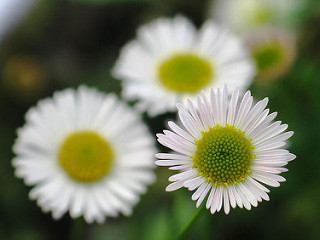
#> input picture Dataset/Outerloop/Full_Run/1.bmp, 320 x 240 px; its folder holds only this picture in this run
$ python sobel_algo_code.py
#> lines starting #> are read from the running program, lines starting #| are printed output that depends on the picture
import cv2
import os
import numpy as np
import math
import time


#######################################################################################

# Sobel kernels
Gx = np.array([[-1, 0, 1],
               [-2, 0, 2],
               [-1, 0, 1]])

Gy = np.array([[-1, -2, -1],
               [0,  0,  0],
               [1,  2,  1]])


#######################################################################################


def read_images(folder_pth):

    x = 0
    images = []
    for root, dircs, files in os.walk(folder_pth):
        for file in files:
            if file.endswith(('.png', '.jpg', '.bmp')):
                image_path = os.path.join(root, file)
                imag = cv2.imread(image_path, cv2.IMREAD_GRAYSCALE)
                if imag is not None:
                    images.append(imag)
                else:
                    print(f"Image {image_path} not found!")

    return images

#######################################################################################


def sobel_algo(images):

    print("\n START OF THE SOBEL")
    x = 0
    results = []
    for img in images:

        result = np.zeros_like(img, dtype=np.uint8)

        for y in range(1, img.shape[0] - 1):
            for x in range(1, img.shape[1] - 1):

                gx = 0
                gy = 0
                for k in range(-1, 2):
                    for l in range(-1, 2):
                        pixel = img[y + k, x + l]
                        gx += pixel * Gx[k + 1, l + 1]
                        gy += pixel * Gy[k + 1, l + 1]

                magnitude = int(math.sqrt(gx * gx + gy * gy))
                magnitude = max(0, min(255, magnitude))
                result[y, x] = magnitude

        results.append(result)

    print("\n END OF THE SOBEL")

    return results


#######################################################################################


def process_images(folder_path, main_path):

    folder_path = os.path.join(main_path, folder_path)
    if not os.path.isdir(folder_path):
        print(
            f"Folder '{folder_path}' does not exist in the base directory '{folder_path}'.")
        return

    images = read_images(folder_path)

    sobel_images = sobel_algo(images)

    new_folder = ""

    save_images(sobel_images, main_path)


#######################################################################################

def save_images(sobel_images, folder_path):
    """
    saving processed imges to new folder
    """
    output_folder = os.path.join(folder_path, 'output')

    if not os.path.exists(output_folder):
        os.makedirs(output_folder)

    for idx, sobel in enumerate(sobel_images):
        sobel_output_path = os.path.join(
            output_folder, f"sobel_image_{idx + 1}.jpg")
        cv2.imwrite(sobel_output_path, sobel)

        print(f"Saved Sobel image to: {sobel_output_path}")

#######################################################################################


def main():

    main_path = os.getcwd()
    folder_path = os.path.join(main_path, "Dataset\\Outerloop\\Full_Run")

    process_images(folder_path, main_path)
#> in read_images, `imag = cv2.imread(image_path, cv2.IMREAD_GRAYSCALE)`:
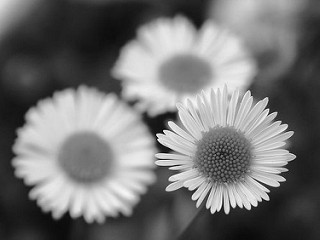
#> imag: shape (240, 320); min 0, max 255, mean 115.7
#> in process_images, `images = read_images(folder_path)`: images = 1 item
#> the loop in sobel_algo, `for img in images: ` made 1 pass
#> after the loop in sobel_algo, `for img in images:`:
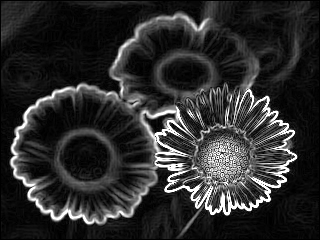
#> result: shape (240, 320); min 0, max 255, mean 45
#> the loop in save_images, `for idx, sobel in enumerate(sobel_images):` made 1 pass
#| Saved Sobel image to: output/sobel_image_1.jpg
    print("\nEND")

#######################################################################################


if __name__ == "__main__":
    main()

$ run again, on Dataset/Outerloop/Full_Run/10.jpg
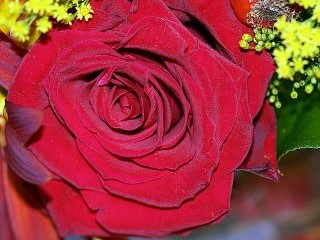
#> input picture Dataset/Outerloop/Full_Run/10.jpg, 320 x 240 px
#> in read_images, `imag = cv2.imread(image_path, cv2.IMREAD_GRAYSCALE)`:
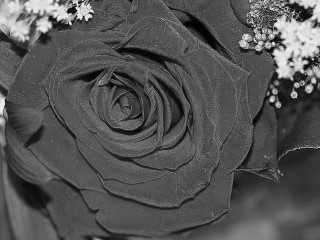
#> imag: shape (240, 320); min 0, max 249, mean 84.1
#> images = 1 item
#> the loop in sobel_algo, `for img in images: ` made 1 pass
#> after the loop in sobel_algo, `for img in images:`:
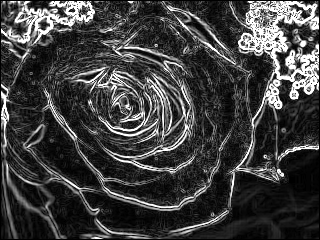
#> result: shape (240, 320); min 0, max 255, mean 63.7
#> the loop in save_images, `for idx, sobel in enumerate(sobel_images):` made 1 pass
#| Saved Sobel image to: output/sobel_image_1.jpg

$ run again, on Dataset/Outerloop/Full_Run/2.bmp
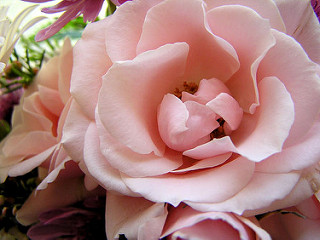
#> input picture Dataset/Outerloop/Full_Run/2.bmp, 320 x 240 px
#> in read_images, `imag = cv2.imread(image_path, cv2.IMREAD_GRAYSCALE)`:
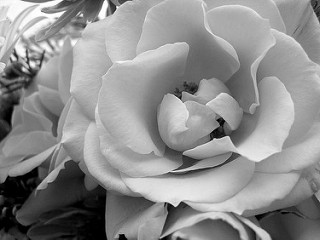
#> imag: shape (240, 320); min 0, max 255, mean 141.8
#> images = 1 item
#> the loop in sobel_algo, `for img in images: ` made 1 pass
#> after the loop in sobel_algo, `for img in images:`:
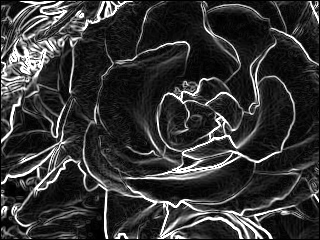
#> result: shape (240, 320); min 0, max 255, mean 52.5
#> the loop in save_images, `for idx, sobel in enumerate(sobel_images):` made 1 pass
#| Saved Sobel image to: output/sobel_image_1.jpg
